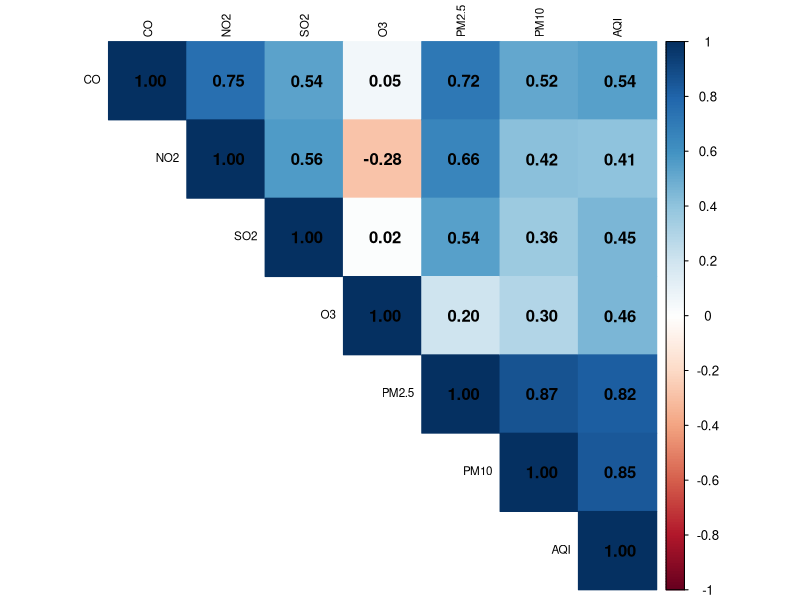
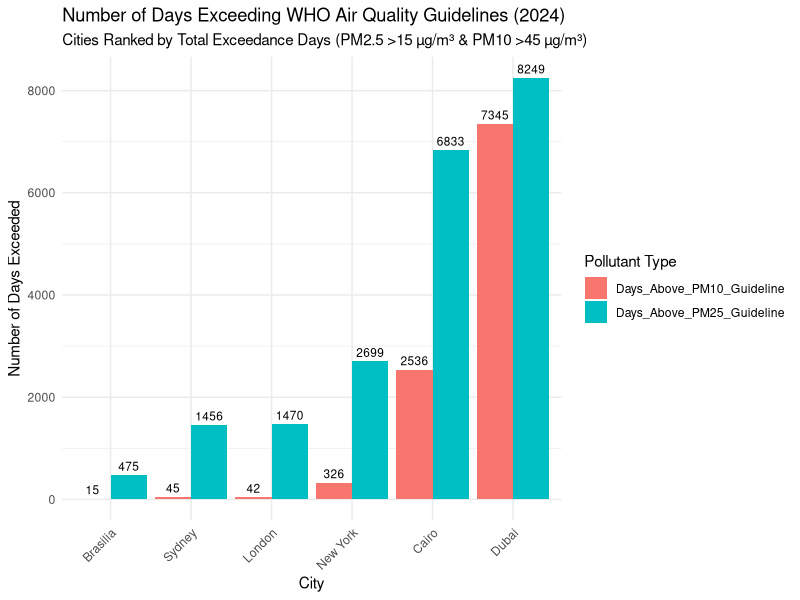
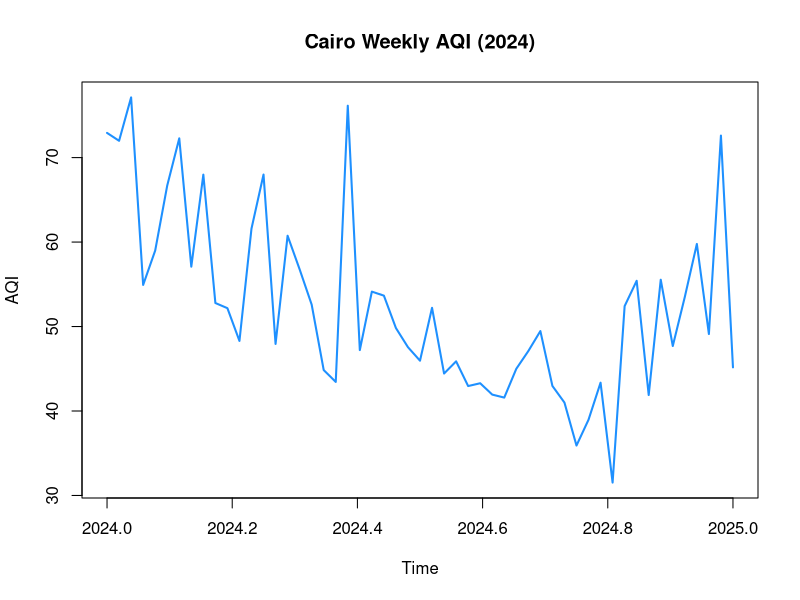
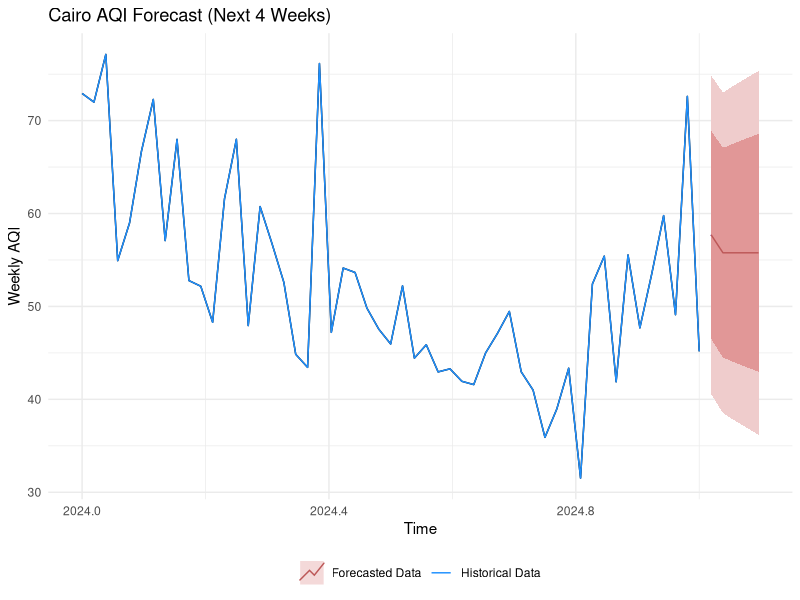
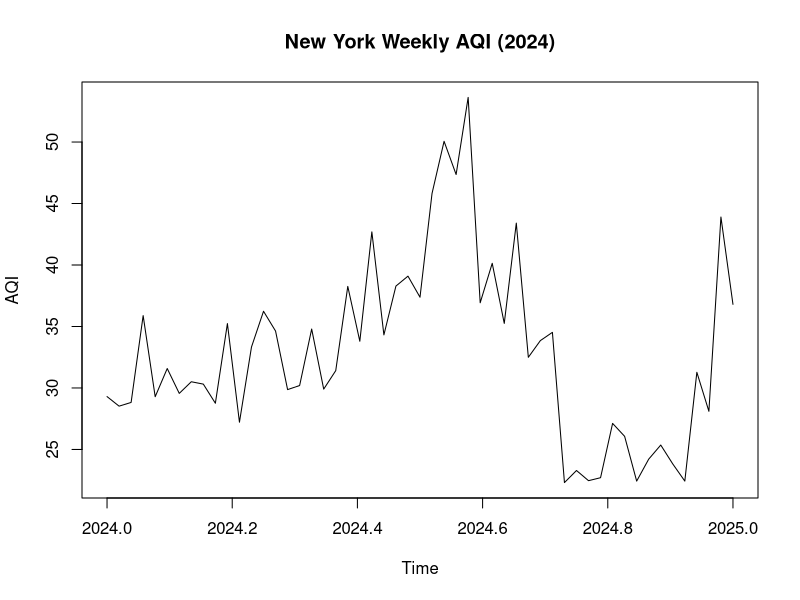
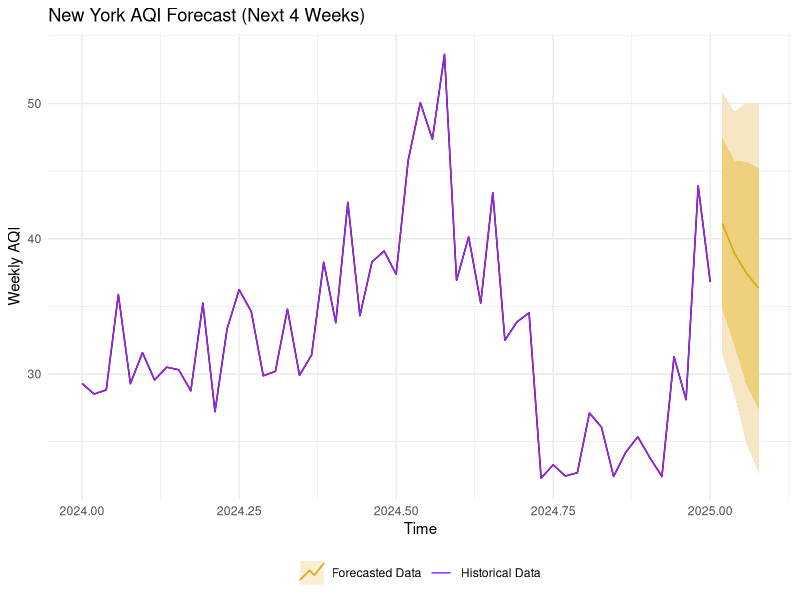

Write R code to recreate these figures, in order.
# -----------PHASE ONE-----------
#install required packages
install.packages("readr")
install.packages("dplyr")
install.packages("ggplot2")
install.packages("lubridate")
install.packages("corrplot")
install.packages("forecast")
install.packages('tidyr')
# load library()
library("readr")
library("dplyr")
library("ggplot2")
library("dplyr")
library(tidyr)
library(ggplot2)
library(forecast)
#setting working directory
setwd("/home/setup/Desktop/Airquality_Data_Analysis_with_R")
# load the air quality data set
df_aqi <- read_csv("Air_Quality.csv")

# Display the first few rows of the data frame
head(df_aqi)
#getting info about the data
glimpse(df_aqi)

# Statistical summary for numeric columns
summary(df_aqi)
#---------PHASE TWO --------------------
# ---    A -cleaning the Datas
#    ---- 80% of Co2 data is missing we can exclude it from our main correlation analysis
#---- The Date column is currently a character string.
#For any time-series analysis, R needs to recognize it as a date object.
#We can use the ymd_hms() function from the lubridate
#load the lubridate library
library("lubridate")
# Converting the Date column to a proper date-time object
df_aqi <- df_aqi %>%
  mutate(Date = ymd_hms(Date))

#as we got errors in converting some dates to proper date object
#we cleaned the rows rows as part of data cleaning by filtering by if is not [NA]
df_aqi_clean <- df_aqi %>%
  filter(!is.na(Date))

# Check the number of rows to confirm the cleaning worked
print("The number of rows after cleaning:")
print(nrow(df_aqi_clean))

#also lets remove c02 as part of our data cleaning as it has almost 45,000 NA values
#i.e 80% of the values are missing by excluding with - sign
df_final <- df_aqi_clean %>%
  select(-CO2)
# Checking the column names to confirm it was removed
print("The columns in the final data frame are:")
print(names(df_final))
print(nrow(df_final))

# --------------  PHASE3 (DATA ANALYSIS) -------------
# =========   (ONE) Pollutant Correlation Analysis ===========
# Our goal here is to identify which pollutants have the strongest relationship with the Air Quality Index (AQI).
# We'll do this by creating a Correlation matrix and then visualizing it with a correlation heatmap
# corrplot package is required and loaded
library("corrplot")
# (A): we  Select the numeric columns for the analysis
# by  selecting  all columns except 'Date' and 'City'
df_numeric <- df_final %>%
  select(-Date, -City)

# (B):Compute the correlation matrix for the prepared data
correlation_matrix <- cor(df_numeric)
# (C): # Plotting the correlation heatmap
corrplot(correlation_matrix, method = "color", type = "upper",
         addCoef.col = "black", # Add correlation coefficients
         tl.cex = 0.7, # Font size for labels
         tl.col = "black")

#============ (TWO) Health Impact Analysis ========
#Our task is to find out how many days each city exceeded these healthy thresholds during 2024.
#We will then visualize this to make a  statement in presentation.
# (A): we calculate the Days Exceeding WHO Guidelines per City
# with dplyr we can group the data by City and count the number of daily measurements
#that are above the WHO guidelines for both PM2.5 and PM10

# Calculate the number of days each city exceeded the WHO PM2.5 guideline
# ------------------ According to WHO
# PM2.5(fine dust ,most dangerous) : harmful when concentration is greater than [15μg/m³],
# PM10(Coarse Dust): Harmful when concentration is greater than [45μg/m³]
#----------------------
pm25_exceedance <- df_final %>%
  group_by(City) %>%
  summarise(
    Days_Above_PM25_Guideline = sum(PM2.5 > 15, na.rm = TRUE)
  )

# Calculate the number of days each city exceeded the WHO PM10 guideline
pm10_exceedance <- df_final %>%
  group_by(City) %>%
  summarise(
    Days_Above_PM10_Guideline = sum(PM10 > 45, na.rm = TRUE)
  )

# Print the results
print("Days each city exceeded the WHO PM2.5 guideline:")
print(pm25_exceedance)

print("Days each city exceeded the WHO PM10 guideline:")
print(pm10_exceedance)


# Plotting the values in a a Bar chart for easier visualization & disparity between the cities
# Combine the two data frames for easier plotting
combined_exceedance <- left_join(pm25_exceedance, pm10_exceedance, by = "City")

# Reshaping  the data for a better bar chart layout
plot_data <- combined_exceedance %>%
  pivot_longer(
    cols = c("Days_Above_PM25_Guideline", "Days_Above_PM10_Guideline"),
    names_to = "Pollutant",
    values_to = "Days_Exceeded"
  )

# Create the bar chart with reordered cities
ggplot(plot_data, aes(x = reorder(City, Days_Exceeded), y = Days_Exceeded, fill = Pollutant)) +
  geom_bar(stat = "identity", position = "dodge") +
  geom_text(aes(label = Days_Exceeded), position = position_dodge(width = 0.9), vjust = -0.5, size = 3) +
  labs(
    title = "Number of Days Exceeding WHO Air Quality Guidelines (2024)",
    subtitle = "Cities Ranked by Total Exceedance Days (PM2.5 >15 µg/m³ & PM10 >45 µg/m³)",
    x = "City",
    y = "Number of Days Exceeded",
    fill = "Pollutant Type"
  ) +
  theme_minimal() +
  theme(axis.text.x = element_text(angle = 45, hjust = 1))

# ------------(THREE) Time-Series Forecasting for Cairo -----------
# Let's use Cairo, as its high number of exceedance days will
# likely show some interesting trends.
#  we need to filter our data for Cairo and then combine  it to a weekly level.
# Making the time series easier to model, forecast library will be used

# Filtering the data to get only Cairo's records
cairo_data <- df_final %>%
  filter(City == "Cairo")

# combine the data to a weekly average for a cleaner time series
#i.e hours from jan [1-7] becomes week
cairo_ts_data <- cairo_data %>%
  mutate(Week = floor_date(Date, "week")) %>%
  group_by(Week) %>%
  summarise(
    AQI_Weekly = mean(AQI, na.rm = TRUE)
  )

# converting dataframe into a time series object using ts(startdate, frequency)
cairo_ts <- ts(cairo_ts_data$AQI_Weekly, start = c(2024, 1), frequency = 52)

# Plot the time series to visualize the trend
plot(cairo_ts, main = "Cairo Weekly AQI (2024)", xlab = "Time", ylab = "AQI",col = "dodgerblue" ,lwd=2)

# using auto.arima() function to select the best arima model for the forecast
# Fitting an ARIMA model to the time series data
fit <- auto.arima(cairo_ts)

# Print the model summary to see the chosen parameters
print(summary(fit))
# We can Forecast the next 4 weeks of AQI(Air quality Index for Cairo City)
forecast_results <- forecast(fit, h = 5)


# Plot the forecast using autoplot, which uses ggplot2
# We will use this to set up the plot
autoplot(forecast_results, main = "Cairo AQI Forecast (Next 4 Weeks)",
         xlab = "Time", ylab = "Weekly AQI") +
  # Using autolayer to add the historical data
  autolayer(cairo_ts, series = "Historical Data") +
  # Using autolayer to add the forecast with its confidence intervals
  autolayer(forecast_results, series = "Forecasted Data", PI = TRUE) +
  scale_color_manual(values = c("Historical Data" = "dodgerblue", "Forecasted Data" = "firebrick")) +
  theme_minimal() +
  theme(legend.position = "bottom", legend.title = element_blank())



# ------------(THREE) Time-Series Forecasting for Newyork -----------
# Filter the data to get only New York's records
ny_data <- df_final %>%
  filter(City == "New York")

# Aggregate the data to a weekly average
ny_ts_data <- ny_data %>%
  mutate(Week = floor_date(Date, "week")) %>%
  group_by(Week) %>%
  summarise(
    AQI_Weekly = mean(AQI, na.rm = TRUE)
  )

# 2. Create a Time-Series Object for New York
ny_ts <- ts(ny_ts_data$AQI_Weekly, start = c(2024, 1), frequency = 52)
plot(ny_ts, main = "New York Weekly AQI (2024)", xlab = "Time", ylab = "AQI")

# 3. Build and Forecast the Model for New York
fit_ny <- auto.arima(ny_ts)
print(summary(fit_ny))
forecast_results_ny <- forecast(fit_ny, h = 4)
# Plot the New York forecast using autoplot
autoplot(forecast_results_ny, main = "New York AQI Forecast (Next 4 Weeks)",
         xlab = "Time", ylab = "Weekly AQI") +
  # Adding the historical data
  autolayer(ny_ts, series = "Historical Data") +
  # Add the forecast with confidence intervals
  autolayer(forecast_results_ny, series = "Forecasted Data", PI = TRUE) +
  # Customize the color palette and labels
  scale_color_manual(values = c("Historical Data" = "purple", "Forecasted Data" = "orange")) +
  # Add a clean theme for a professional look
  theme_minimal() +
  theme(legend.position = "bottom", legend.title = element_blank())
